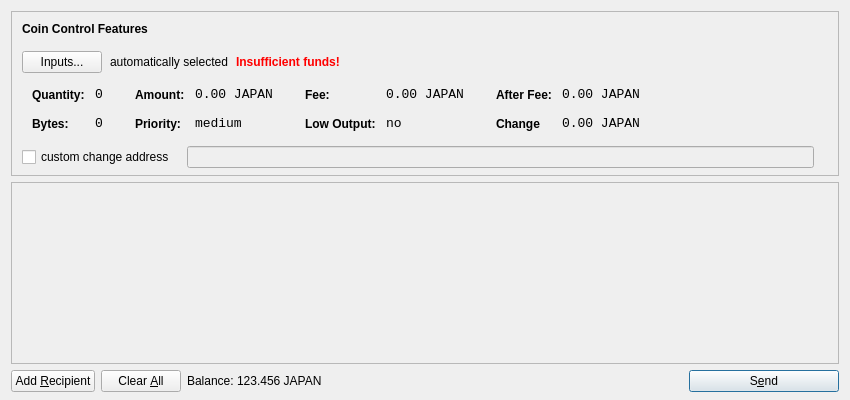
<?xml version="1.0" encoding="UTF-8"?>
<ui version="4.0">
 <class>SendCoinsDialog</class>
 <widget class="QDialog" name="SendCoinsDialog">
  <property name="geometry">
   <rect>
    <x>0</x>
    <y>0</y>
    <width>850</width>
    <height>400</height>
   </rect>
  </property>
  <property name="windowTitle">
   <string>Send Coins</string>
  </property>
  <layout class="QVBoxLayout" name="verticalLayout" stretch="0,1,0">
   <property name="bottomMargin">
    <number>8</number>
   </property>
   <item>
    <widget class="QFrame" name="frameCoinControl">
     <property name="sizePolicy">
      <sizepolicy hsizetype="Expanding" vsizetype="Expanding">
       <horstretch>0</horstretch>
       <verstretch>0</verstretch>
      </sizepolicy>
     </property>
     <property name="maximumSize">
      <size>
       <width>16777215</width>
       <height>16777215</height>
      </size>
     </property>
     <property name="frameShape">
      <enum>QFrame::StyledPanel</enum>
     </property>
     <property name="frameShadow">
      <enum>QFrame::Sunken</enum>
     </property>
     <layout class="QVBoxLayout" name="verticalLayoutCoinControl2">
      <property name="spacing">
       <number>-1</number>
      </property>
      <property name="leftMargin">
       <number>0</number>
      </property>
      <property name="topMargin">
       <number>0</number>
      </property>
      <property name="rightMargin">
       <number>0</number>
      </property>
      <property name="bottomMargin">
       <number>6</number>
      </property>
      <item>
       <layout class="QVBoxLayout" name="verticalLayoutCoinControl" stretch="0,0,0,0,1">
        <property name="spacing">
         <number>0</number>
        </property>
        <property name="leftMargin">
         <number>10</number>
        </property>
        <property name="topMargin">
         <number>10</number>
        </property>
        <item>
         <layout class="QHBoxLayout" name="horizontalLayoutCoinControl1">
          <property name="bottomMargin">
           <number>15</number>
          </property>
          <item>
           <widget class="QLabel" name="labelCoinControlFeatures">
            <property name="sizePolicy">
             <sizepolicy hsizetype="Preferred" vsizetype="Maximum">
              <horstretch>0</horstretch>
              <verstretch>0</verstretch>
             </sizepolicy>
            </property>
            <property name="font">
             <font>
              <weight>75</weight>
              <bold>true</bold>
             </font>
            </property>
            <property name="styleSheet">
             <string notr="true">font-weight:bold;</string>
            </property>
            <property name="text">
             <string>Coin Control Features</string>
            </property>
           </widget>
          </item>
         </layout>
        </item>
        <item>
         <layout class="QHBoxLayout" name="horizontalLayoutCoinControl2" stretch="0,0,0,0">
          <property name="spacing">
           <number>8</number>
          </property>
          <property name="bottomMargin">
           <number>10</number>
          </property>
          <item>
           <widget class="QPushButton" name="pushButtonCoinControl">
            <property name="styleSheet">
             <string notr="true"/>
            </property>
            <property name="text">
             <string>Inputs...</string>
            </property>
           </widget>
          </item>
          <item>
           <widget class="QLabel" name="labelCoinControlAutomaticallySelected">
            <property name="text">
             <string>automatically selected</string>
            </property>
            <property name="margin">
             <number>5</number>
            </property>
           </widget>
          </item>
          <item>
           <widget class="QLabel" name="labelCoinControlInsuffFunds">
            <property name="font">
             <font>
              <weight>75</weight>
              <bold>true</bold>
             </font>
            </property>
            <property name="styleSheet">
             <string notr="true">color:red;font-weight:bold;</string>
            </property>
            <property name="text">
             <string>Insufficient funds!</string>
            </property>
            <property name="margin">
             <number>5</number>
            </property>
           </widget>
          </item>
          <item>
           <spacer name="horizontalSpacerCoinControl">
            <property name="orientation">
             <enum>Qt::Horizontal</enum>
            </property>
            <property name="sizeHint" stdset="0">
             <size>
              <width>40</width>
              <height>1</height>
             </size>
            </property>
           </spacer>
          </item>
         </layout>
        </item>
        <item>
         <widget class="QWidget" name="widgetCoinControl" native="true">
          <property name="sizePolicy">
           <sizepolicy hsizetype="Preferred" vsizetype="Preferred">
            <horstretch>0</horstretch>
            <verstretch>0</verstretch>
           </sizepolicy>
          </property>
          <property name="minimumSize">
           <size>
            <width>0</width>
            <height>0</height>
           </size>
          </property>
          <property name="styleSheet">
           <string notr="true"/>
          </property>
          <layout class="QHBoxLayout" name="horizontalLayoutCoinControl5">
           <property name="margin">
            <number>0</number>
           </property>
           <item>
            <layout class="QHBoxLayout" name="horizontalLayoutCoinControl3" stretch="0,0,0,1">
             <property name="spacing">
              <number>20</number>
             </property>
             <property name="topMargin">
              <number>0</number>
             </property>
             <property name="bottomMargin">
              <number>10</number>
             </property>
             <item>
              <layout class="QFormLayout" name="formLayoutCoinControl1">
               <property name="horizontalSpacing">
                <number>10</number>
               </property>
               <property name="verticalSpacing">
                <number>14</number>
               </property>
               <property name="leftMargin">
                <number>10</number>
               </property>
               <property name="topMargin">
                <number>4</number>
               </property>
               <property name="rightMargin">
                <number>6</number>
               </property>
               <item row="0" column="0">
                <widget class="QLabel" name="labelCoinControlQuantityText">
                 <property name="styleSheet">
                  <string notr="true">font-weight:bold;</string>
                 </property>
                 <property name="text">
                  <string>Quantity:</string>
                 </property>
                 <property name="margin">
                  <number>0</number>
                 </property>
                </widget>
               </item>
               <item row="0" column="1">
                <widget class="QLabel" name="labelCoinControlQuantity">
                 <property name="font">
                  <font>
                   <family>Monospace</family>
                   <pointsize>10</pointsize>
                  </font>
                 </property>
                 <property name="cursor">
                  <cursorShape>IBeamCursor</cursorShape>
                 </property>
                 <property name="contextMenuPolicy">
                  <enum>Qt::ActionsContextMenu</enum>
                 </property>
                 <property name="text">
                  <string>0</string>
                 </property>
                 <property name="margin">
                  <number>0</number>
                 </property>
                 <property name="textInteractionFlags">
                  <set>Qt::LinksAccessibleByMouse|Qt::TextSelectableByKeyboard|Qt::TextSelectableByMouse</set>
                 </property>
                </widget>
               </item>
               <item row="1" column="0">
                <widget class="QLabel" name="labelCoinControlBytesText">
                 <property name="styleSheet">
                  <string notr="true">font-weight:bold;</string>
                 </property>
                 <property name="text">
                  <string>Bytes:</string>
                 </property>
                </widget>
               </item>
               <item row="1" column="1">
                <widget class="QLabel" name="labelCoinControlBytes">
                 <property name="font">
                  <font>
                   <family>Monospace</family>
                   <pointsize>10</pointsize>
                  </font>
                 </property>
                 <property name="cursor">
                  <cursorShape>IBeamCursor</cursorShape>
                 </property>
                 <property name="contextMenuPolicy">
                  <enum>Qt::ActionsContextMenu</enum>
                 </property>
                 <property name="text">
                  <string>0</string>
                 </property>
                 <property name="textInteractionFlags">
                  <set>Qt::LinksAccessibleByMouse|Qt::TextSelectableByKeyboard|Qt::TextSelectableByMouse</set>
                 </property>
                </widget>
               </item>
              </layout>
             </item>
             <item>
              <layout class="QFormLayout" name="formLayoutCoinControl2">
               <property name="horizontalSpacing">
                <number>10</number>
               </property>
               <property name="verticalSpacing">
                <number>14</number>
               </property>
               <property name="leftMargin">
                <number>6</number>
               </property>
               <property name="topMargin">
                <number>4</number>
               </property>
               <property name="rightMargin">
                <number>6</number>
               </property>
               <item row="0" column="0">
                <widget class="QLabel" name="labelCoinControlAmountText">
                 <property name="styleSheet">
                  <string notr="true">font-weight:bold;</string>
                 </property>
                 <property name="text">
                  <string>Amount:</string>
                 </property>
                 <property name="margin">
                  <number>0</number>
                 </property>
                </widget>
               </item>
               <item row="0" column="1">
                <widget class="QLabel" name="labelCoinControlAmount">
                 <property name="font">
                  <font>
                   <family>Monospace</family>
                   <pointsize>10</pointsize>
                  </font>
                 </property>
                 <property name="cursor">
                  <cursorShape>IBeamCursor</cursorShape>
                 </property>
                 <property name="contextMenuPolicy">
                  <enum>Qt::ActionsContextMenu</enum>
                 </property>
                 <property name="text">
                  <string>0.00 JAPAN</string>
                 </property>
                 <property name="textInteractionFlags">
                  <set>Qt::LinksAccessibleByMouse|Qt::TextSelectableByKeyboard|Qt::TextSelectableByMouse</set>
                 </property>
                </widget>
               </item>
               <item row="1" column="0">
                <widget class="QLabel" name="labelCoinControlPriorityText">
                 <property name="styleSheet">
                  <string notr="true">font-weight:bold;</string>
                 </property>
                 <property name="text">
                  <string>Priority:</string>
                 </property>
                </widget>
               </item>
               <item row="1" column="1">
                <widget class="QLabel" name="labelCoinControlPriority">
                 <property name="font">
                  <font>
                   <family>Monospace</family>
                   <pointsize>10</pointsize>
                  </font>
                 </property>
                 <property name="cursor">
                  <cursorShape>IBeamCursor</cursorShape>
                 </property>
                 <property name="contextMenuPolicy">
                  <enum>Qt::ActionsContextMenu</enum>
                 </property>
                 <property name="text">
                  <string>medium</string>
                 </property>
                 <property name="textInteractionFlags">
                  <set>Qt::LinksAccessibleByMouse|Qt::TextSelectableByKeyboard|Qt::TextSelectableByMouse</set>
                 </property>
                </widget>
               </item>
              </layout>
             </item>
             <item>
              <layout class="QFormLayout" name="formLayoutCoinControl3">
               <property name="horizontalSpacing">
                <number>10</number>
               </property>
               <property name="verticalSpacing">
                <number>14</number>
               </property>
               <property name="leftMargin">
                <number>6</number>
               </property>
               <property name="topMargin">
                <number>4</number>
               </property>
               <property name="rightMargin">
                <number>6</number>
               </property>
               <item row="0" column="0">
                <widget class="QLabel" name="labelCoinControlFeeText">
                 <property name="styleSheet">
                  <string notr="true">font-weight:bold;</string>
                 </property>
                 <property name="text">
                  <string>Fee:</string>
                 </property>
                 <property name="margin">
                  <number>0</number>
                 </property>
                </widget>
               </item>
               <item row="0" column="1">
                <widget class="QLabel" name="labelCoinControlFee">
                 <property name="font">
                  <font>
                   <family>Monospace</family>
                   <pointsize>10</pointsize>
                  </font>
                 </property>
                 <property name="cursor">
                  <cursorShape>IBeamCursor</cursorShape>
                 </property>
                 <property name="contextMenuPolicy">
                  <enum>Qt::ActionsContextMenu</enum>
                 </property>
                 <property name="text">
                  <string>0.00 JAPAN</string>
                 </property>
                 <property name="textInteractionFlags">
                  <set>Qt::LinksAccessibleByMouse|Qt::TextSelectableByKeyboard|Qt::TextSelectableByMouse</set>
                 </property>
                </widget>
               </item>
               <item row="1" column="0">
                <widget class="QLabel" name="labelCoinControlLowOutputText">
                 <property name="styleSheet">
                  <string notr="true">font-weight:bold;</string>
                 </property>
                 <property name="text">
                  <string>Low Output:</string>
                 </property>
                </widget>
               </item>
               <item row="1" column="1">
                <widget class="QLabel" name="labelCoinControlLowOutput">
                 <property name="font">
                  <font>
                   <family>Monospace</family>
                   <pointsize>10</pointsize>
                  </font>
                 </property>
                 <property name="cursor">
                  <cursorShape>IBeamCursor</cursorShape>
                 </property>
                 <property name="contextMenuPolicy">
                  <enum>Qt::ActionsContextMenu</enum>
                 </property>
                 <property name="text">
                  <string>no</string>
                 </property>
                 <property name="textInteractionFlags">
                  <set>Qt::LinksAccessibleByMouse|Qt::TextSelectableByKeyboard|Qt::TextSelectableByMouse</set>
                 </property>
                </widget>
               </item>
              </layout>
             </item>
             <item>
              <layout class="QFormLayout" name="formLayoutCoinControl4">
               <property name="horizontalSpacing">
                <number>10</number>
               </property>
               <property name="verticalSpacing">
                <number>14</number>
               </property>
               <property name="leftMargin">
                <number>6</number>
               </property>
               <property name="topMargin">
                <number>4</number>
               </property>
               <property name="rightMargin">
                <number>6</number>
               </property>
               <item row="0" column="0">
                <widget class="QLabel" name="labelCoinControlAfterFeeText">
                 <property name="styleSheet">
                  <string notr="true">font-weight:bold;</string>
                 </property>
                 <property name="text">
                  <string>After Fee:</string>
                 </property>
                 <property name="margin">
                  <number>0</number>
                 </property>
                </widget>
               </item>
               <item row="0" column="1">
                <widget class="QLabel" name="labelCoinControlAfterFee">
                 <property name="font">
                  <font>
                   <family>Monospace</family>
                   <pointsize>10</pointsize>
                  </font>
                 </property>
                 <property name="cursor">
                  <cursorShape>IBeamCursor</cursorShape>
                 </property>
                 <property name="contextMenuPolicy">
                  <enum>Qt::ActionsContextMenu</enum>
                 </property>
                 <property name="text">
                  <string>0.00 JAPAN</string>
                 </property>
                 <property name="textInteractionFlags">
                  <set>Qt::LinksAccessibleByMouse|Qt::TextSelectableByKeyboard|Qt::TextSelectableByMouse</set>
                 </property>
                </widget>
               </item>
               <item row="1" column="0">
                <widget class="QLabel" name="labelCoinControlChangeText">
                 <property name="styleSheet">
                  <string notr="true">font-weight:bold;</string>
                 </property>
                 <property name="text">
                  <string>Change</string>
                 </property>
                </widget>
               </item>
               <item row="1" column="1">
                <widget class="QLabel" name="labelCoinControlChange">
                 <property name="font">
                  <font>
                   <family>Monospace</family>
                   <pointsize>10</pointsize>
                  </font>
                 </property>
                 <property name="cursor">
                  <cursorShape>IBeamCursor</cursorShape>
                 </property>
                 <property name="contextMenuPolicy">
                  <enum>Qt::ActionsContextMenu</enum>
                 </property>
                 <property name="text">
                  <string>0.00 JAPAN</string>
                 </property>
                 <property name="textInteractionFlags">
                  <set>Qt::LinksAccessibleByMouse|Qt::TextSelectableByKeyboard|Qt::TextSelectableByMouse</set>
                 </property>
                </widget>
               </item>
              </layout>
             </item>
            </layout>
           </item>
          </layout>
         </widget>
        </item>
        <item>
         <layout class="QHBoxLayout" name="horizontalLayoutCoinControl4" stretch="0,0,0">
          <property name="spacing">
           <number>12</number>
          </property>
          <property name="sizeConstraint">
           <enum>QLayout::SetDefaultConstraint</enum>
          </property>
          <property name="topMargin">
           <number>5</number>
          </property>
          <property name="rightMargin">
           <number>5</number>
          </property>
          <item>
           <widget class="QCheckBox" name="checkBoxCoinControlChange">
            <property name="text">
             <string>custom change address</string>
            </property>
           </widget>
          </item>
          <item>
           <widget class="QLineEdit" name="lineEditCoinControlChange">
            <property name="enabled">
             <bool>false</bool>
            </property>
            <property name="sizePolicy">
             <sizepolicy hsizetype="Expanding" vsizetype="Fixed">
              <horstretch>0</horstretch>
              <verstretch>0</verstretch>
             </sizepolicy>
            </property>
           </widget>
          </item>
          <item>
           <widget class="QLabel" name="labelCoinControlChangeLabel">
            <property name="sizePolicy">
             <sizepolicy hsizetype="Preferred" vsizetype="Expanding">
              <horstretch>0</horstretch>
              <verstretch>0</verstretch>
             </sizepolicy>
            </property>
            <property name="minimumSize">
             <size>
              <width>0</width>
              <height>0</height>
             </size>
            </property>
            <property name="text">
             <string/>
            </property>
            <property name="margin">
             <number>3</number>
            </property>
           </widget>
          </item>
         </layout>
        </item>
        <item>
         <spacer name="verticalSpacerCoinControl">
          <property name="orientation">
           <enum>Qt::Vertical</enum>
          </property>
          <property name="sizeHint" stdset="0">
           <size>
            <width>800</width>
            <height>1</height>
           </size>
          </property>
         </spacer>
        </item>
       </layout>
      </item>
     </layout>
    </widget>
   </item>
   <item>
    <widget class="QScrollArea" name="scrollArea">
     <property name="widgetResizable">
      <bool>true</bool>
     </property>
     <widget class="QWidget" name="scrollAreaWidgetContents">
      <property name="geometry">
       <rect>
        <x>0</x>
        <y>0</y>
        <width>830</width>
        <height>165</height>
       </rect>
      </property>
      <layout class="QVBoxLayout" name="verticalLayout_2">
       <property name="margin">
        <number>0</number>
       </property>
       <item>
        <layout class="QVBoxLayout" name="entries">
         <property name="spacing">
          <number>6</number>
         </property>
        </layout>
       </item>
       <item>
        <spacer name="verticalSpacer">
         <property name="orientation">
          <enum>Qt::Vertical</enum>
         </property>
         <property name="sizeHint" stdset="0">
          <size>
           <width>20</width>
           <height>40</height>
          </size>
         </property>
        </spacer>
       </item>
      </layout>
     </widget>
    </widget>
   </item>
   <item>
    <layout class="QHBoxLayout" name="horizontalLayout">
     <item>
      <widget class="QPushButton" name="addButton">
       <property name="toolTip">
        <string>Send to multiple recipients at once</string>
       </property>
       <property name="text">
        <string>Add &amp;Recipient</string>
       </property>
       <property name="icon">
        <iconset resource="../bitcoin.qrc">
         <normaloff>:/icons/add</normaloff>:/icons/add</iconset>
       </property>
       <property name="autoDefault">
        <bool>false</bool>
       </property>
      </widget>
     </item>
     <item>
      <widget class="QPushButton" name="clearButton">
       <property name="sizePolicy">
        <sizepolicy hsizetype="Minimum" vsizetype="Fixed">
         <horstretch>0</horstretch>
         <verstretch>0</verstretch>
        </sizepolicy>
       </property>
       <property name="toolTip">
        <string>Remove all transaction fields</string>
       </property>
       <property name="text">
        <string>Clear &amp;All</string>
       </property>
       <property name="icon">
        <iconset resource="../bitcoin.qrc">
         <normaloff>:/icons/remove</normaloff>:/icons/remove</iconset>
       </property>
       <property name="autoRepeatDelay">
        <number>300</number>
       </property>
       <property name="autoDefault">
        <bool>false</bool>
       </property>
      </widget>
     </item>
     <item>
      <layout class="QHBoxLayout" name="horizontalLayout_2">
       <property name="spacing">
        <number>3</number>
       </property>
       <item>
        <widget class="QLabel" name="label">
         <property name="sizePolicy">
          <sizepolicy hsizetype="Preferred" vsizetype="Fixed">
           <horstretch>0</horstretch>
           <verstretch>0</verstretch>
          </sizepolicy>
         </property>
         <property name="text">
          <string>Balance:</string>
         </property>
        </widget>
       </item>
       <item>
        <widget class="QLabel" name="labelBalance">
         <property name="sizePolicy">
          <sizepolicy hsizetype="Preferred" vsizetype="Fixed">
           <horstretch>0</horstretch>
           <verstretch>0</verstretch>
          </sizepolicy>
         </property>
         <property name="cursor">
          <cursorShape>IBeamCursor</cursorShape>
         </property>
         <property name="text">
          <string>123.456 JAPAN</string>
         </property>
         <property name="textInteractionFlags">
          <set>Qt::LinksAccessibleByMouse|Qt::TextSelectableByKeyboard|Qt::TextSelectableByMouse</set>
         </property>
        </widget>
       </item>
      </layout>
     </item>
     <item>
      <spacer name="horizontalSpacer">
       <property name="orientation">
        <enum>Qt::Horizontal</enum>
       </property>
       <property name="sizeHint" stdset="0">
        <size>
         <width>40</width>
         <height>20</height>
        </size>
       </property>
      </spacer>
     </item>
     <item>
      <widget class="QPushButton" name="sendButton">
       <property name="minimumSize">
        <size>
         <width>150</width>
         <height>0</height>
        </size>
       </property>
       <property name="toolTip">
        <string>Confirm the send action</string>
       </property>
       <property name="text">
        <string>S&amp;end</string>
       </property>
       <property name="icon">
        <iconset resource="../bitcoin.qrc">
         <normaloff>:/icons/send</normaloff>:/icons/send</iconset>
       </property>
       <property name="default">
        <bool>true</bool>
       </property>
      </widget>
     </item>
    </layout>
   </item>
  </layout>
 </widget>
 <resources>
  <include location="../bitcoin.qrc"/>
 </resources>
 <connections/>
</ui>
